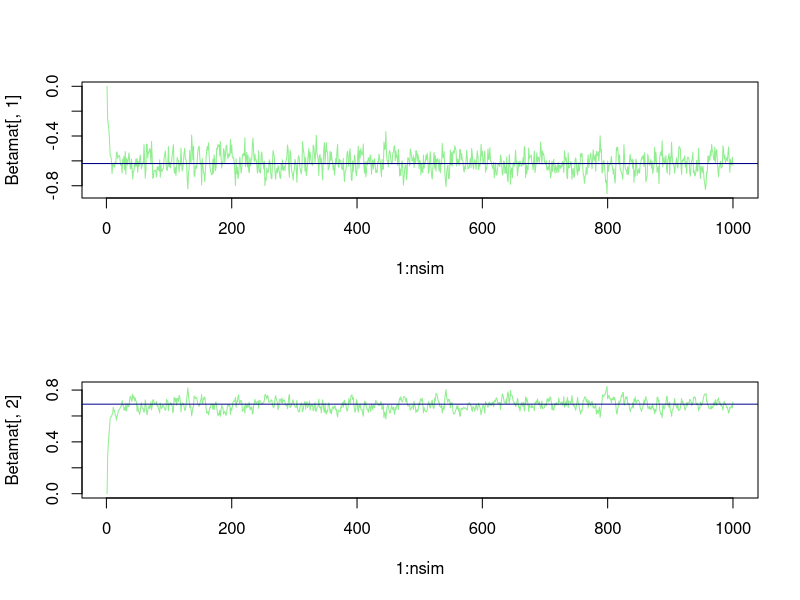

Generate this figure with R:
# http://people.duke.edu/~neelo003/r
# File: Albert and Chib (Probit).r
# Generate Binary Data and run Gibbs Sampler
# Assumes conjugate normal prior on Beta
# Albert and Chib (1993) section 3
# Nov 15, 2007
##################################
install.packages("msm")
library(msm)          			# For rtnorm function
library(mvtnorm)

# Simulate data
set.seed(250)
n<-1000					# Sample Size
x<-sample(0:4,n,replace=T)		# Covariates
X<-matrix(c(rep(1,n),x), ncol=2)   	# Design matrix
tbeta<-c(-.75,.75)          		# True beta
p<-pnorm(X%*%tbeta) 	        	# Prob. Vector
y<-rbinom(n,1,p)				# Observations
k<-2 						# Number of parms
n1<-sum(y)                  		# Number of successes
n0<-n-n1

# Priors on Beta=c(alpha, beta)
  beta0<-c(0,0)				# Prior Mean for Beta
  vbeta0<-diag(10,2)			# Prior Cov of Beta (vague)

# Initial Values
  fit<-glm(y~x,family=binomial(link=probit))
  Beta<-rep(0,k)

# Create vectors to store results
  nsim<-1000  				# Number of Iterations of Gibbs Sampler
  z<-rep(0,n)				# Latent Normal Variable
  Betamat<-matrix(0,nrow=nsim,ncol=k) 	# Store Results
 
###################
# GIBBS SAMPLER	#
###################
 # Posterior Variance of Beta
	prec0<-solve(vbeta0)
	vbeta<-solve(prec0+crossprod(X,X))

for (i in 2:nsim) {

 # Draw Latent Variable, z, from its full conditional, given y
  muz<-X%*%Beta			# Update Mean of Z
  z[y==0]<-rtnorm(n0,muz[y==0],1,-Inf,0)
  z[y==1]<-rtnorm(n1,muz[y==1],1,0,Inf)

  #z[y==0]<-qnorm(runif(n,0,pnorm(0,muz,1)),muz,1)[y==0]  # using inverse-CDF method
  #z[y==1]<-qnorm(runif(n,pnorm(0,muz,1),1),muz,1)[y==1]

 # Posterior mean of Beta|Z
   mbeta <- vbeta%*%(prec0%*%beta0+crossprod(X,z))
   Betamat[i,]<-Beta<-c(rmvnorm(1,mbeta,vbeta)) # try to compare the dimension of rmvnorm(1,mbeta,vbeta) and c(rmvnorm(1,mbeta,vbeta)) to see the difference
 
  if (i%%100==0) print(i)
 }

# Get Summaries
apply(Betamat[501:nsim,],2,mean)

par(mfrow=c(2,1))
plot(1:nsim,Betamat[,1], type="l", col="lightgreen")
abline(h=mean(Betamat[501:nsim,1]),col="blue4")
plot(1:nsim,Betamat[,2], type="l", col="lightgreen")
abline(h=mean(Betamat[501:nsim,2]),col="blue4")
